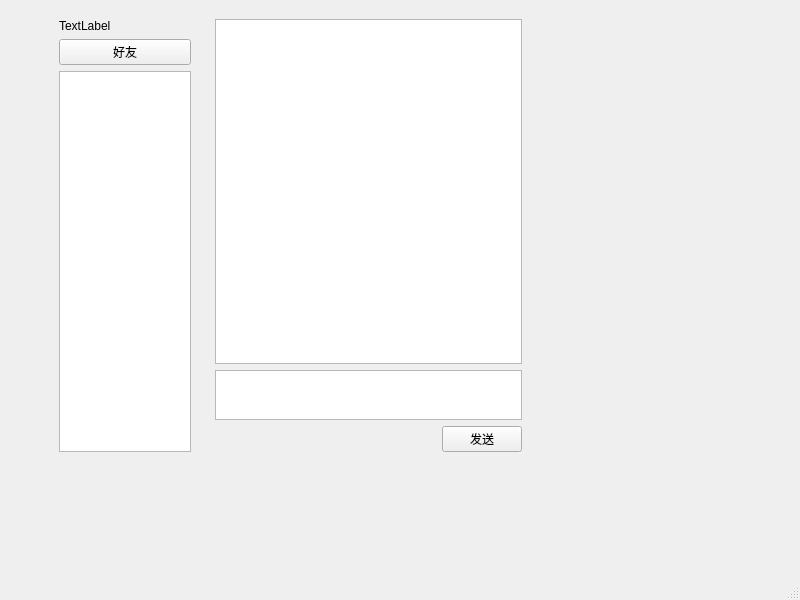
<?xml version="1.0" encoding="UTF-8"?>
<ui version="4.0">
 <class>MainWindow</class>
 <widget class="QMainWindow" name="MainWindow">
  <property name="geometry">
   <rect>
    <x>0</x>
    <y>0</y>
    <width>800</width>
    <height>600</height>
   </rect>
  </property>
  <property name="sizePolicy">
   <sizepolicy hsizetype="Fixed" vsizetype="Fixed">
    <horstretch>0</horstretch>
    <verstretch>0</verstretch>
   </sizepolicy>
  </property>
  <property name="windowTitle">
   <string>MainWindow</string>
  </property>
  <widget class="QWidget" name="centralwidget">
   <widget class="QWidget" name="horizontalLayoutWidget">
    <property name="geometry">
     <rect>
      <x>50</x>
      <y>10</y>
      <width>481</width>
      <height>451</height>
     </rect>
    </property>
    <layout class="QHBoxLayout" name="horizontalLayout_2">
     <item>
      <widget class="QWidget" name="sideBar" native="true">
       <property name="maximumSize">
        <size>
         <width>150</width>
         <height>1000</height>
        </size>
       </property>
       <layout class="QVBoxLayout" name="verticalLayout_3">
        <item>
         <layout class="QVBoxLayout" name="verticalLayout_2">
          <item>
           <widget class="QLabel" name="currentUserLabel">
            <property name="sizePolicy">
             <sizepolicy hsizetype="Preferred" vsizetype="Fixed">
              <horstretch>0</horstretch>
              <verstretch>0</verstretch>
             </sizepolicy>
            </property>
            <property name="text">
             <string>TextLabel</string>
            </property>
            <property name="alignment">
             <set>Qt::AlignmentFlag::AlignLeading|Qt::AlignmentFlag::AlignLeft|Qt::AlignmentFlag::AlignTop</set>
            </property>
           </widget>
          </item>
          <item>
           <widget class="QPushButton" name="friendButton">
            <property name="text">
             <string>好友</string>
            </property>
           </widget>
          </item>
          <item>
           <widget class="QListWidget" name="conversationList"/>
          </item>
         </layout>
        </item>
       </layout>
      </widget>
     </item>
     <item>
      <widget class="QWidget" name="chatArea" native="true">
       <layout class="QVBoxLayout" name="verticalLayout_5">
        <item>
         <layout class="QVBoxLayout" name="verticalLayout_4">
          <item>
           <widget class="QTextEdit" name="messageDisplay">
            <property name="readOnly">
             <bool>true</bool>
            </property>
           </widget>
          </item>
          <item>
           <widget class="QTextEdit" name="messageInput">
            <property name="sizePolicy">
             <sizepolicy hsizetype="Expanding" vsizetype="Fixed">
              <horstretch>0</horstretch>
              <verstretch>0</verstretch>
             </sizepolicy>
            </property>
            <property name="maximumSize">
             <size>
              <width>16777215</width>
              <height>50</height>
             </size>
            </property>
           </widget>
          </item>
          <item>
           <layout class="QHBoxLayout" name="horizontalLayout_3">
            <item>
             <spacer name="horizontalSpacer">
              <property name="orientation">
               <enum>Qt::Orientation::Horizontal</enum>
              </property>
              <property name="sizeHint" stdset="0">
               <size>
                <width>40</width>
                <height>20</height>
               </size>
              </property>
             </spacer>
            </item>
            <item>
             <widget class="QPushButton" name="sendButton">
              <property name="sizePolicy">
               <sizepolicy hsizetype="Fixed" vsizetype="Fixed">
                <horstretch>0</horstretch>
                <verstretch>0</verstretch>
               </sizepolicy>
              </property>
              <property name="text">
               <string>发送</string>
              </property>
             </widget>
            </item>
           </layout>
          </item>
         </layout>
        </item>
       </layout>
      </widget>
     </item>
    </layout>
   </widget>
  </widget>
  <widget class="QStatusBar" name="statusbar"/>
 </widget>
 <resources/>
 <connections/>
</ui>
